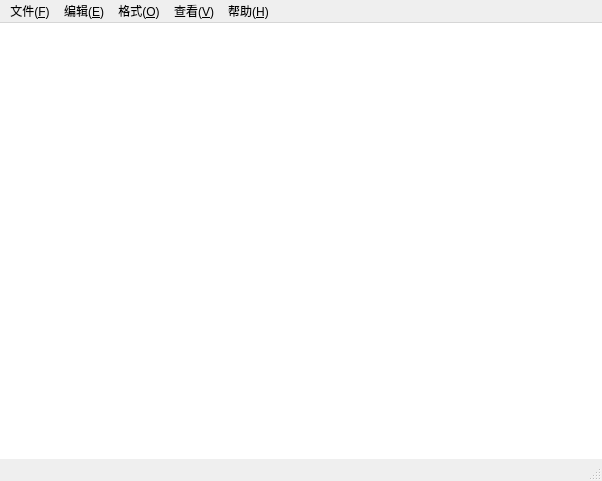
<?xml version="1.0" encoding="UTF-8"?>
<ui version="4.0">
 <class>MainWindow</class>
 <widget class="QMainWindow" name="MainWindow">
  <property name="geometry">
   <rect>
    <x>0</x>
    <y>0</y>
    <width>602</width>
    <height>481</height>
   </rect>
  </property>
  <property name="windowTitle">
   <string>记事本</string>
  </property>
  <widget class="QWidget" name="centralwidget">
   <layout class="QVBoxLayout" name="verticalLayout">
    <property name="spacing">
     <number>0</number>
    </property>
    <property name="leftMargin">
     <number>0</number>
    </property>
    <property name="topMargin">
     <number>0</number>
    </property>
    <property name="rightMargin">
     <number>0</number>
    </property>
    <property name="bottomMargin">
     <number>0</number>
    </property>
    <item>
     <widget class="QPlainTextEdit" name="plainTextEdit">
      <property name="styleSheet">
       <string notr="true">QPlainTextEdit
{
	border: none;
}</string>
      </property>
     </widget>
    </item>
   </layout>
  </widget>
  <widget class="QMenuBar" name="menubar">
   <property name="geometry">
    <rect>
     <x>0</x>
     <y>0</y>
     <width>602</width>
     <height>21</height>
    </rect>
   </property>
   <widget class="QMenu" name="menu_F">
    <property name="title">
     <string>文件(&amp;F)</string>
    </property>
    <addaction name="actionNew"/>
    <addaction name="actionNew_Window"/>
    <addaction name="actionOpen"/>
    <addaction name="actionSave"/>
    <addaction name="actionSave_As"/>
    <addaction name="separator"/>
    <addaction name="actionPrefrence"/>
    <addaction name="actionPrint"/>
    <addaction name="separator"/>
    <addaction name="actionExit"/>
   </widget>
   <widget class="QMenu" name="menu_E">
    <property name="title">
     <string>编辑(&amp;E)</string>
    </property>
    <addaction name="actionUndo_U"/>
    <addaction name="separator"/>
    <addaction name="actionCut_T"/>
    <addaction name="actionCopy_C"/>
    <addaction name="actionPaste_P"/>
    <addaction name="actionDelete_L"/>
    <addaction name="separator"/>
    <addaction name="actionSearch_By_Bing"/>
    <addaction name="actionFind_F"/>
    <addaction name="actionFind_Next_N"/>
    <addaction name="actionFind_Prev_V"/>
    <addaction name="actionReplace_R"/>
    <addaction name="actionGoto_G"/>
    <addaction name="separator"/>
    <addaction name="actionSelect_All_A"/>
    <addaction name="actionTime_Date_D"/>
   </widget>
   <widget class="QMenu" name="menu_O">
    <property name="title">
     <string>格式(&amp;O)</string>
    </property>
    <addaction name="actionWord_Wrap_W"/>
    <addaction name="actionFont_F"/>
   </widget>
   <widget class="QMenu" name="menu_V">
    <property name="title">
     <string>查看(&amp;V)</string>
    </property>
    <widget class="QMenu" name="menu_Z">
     <property name="title">
      <string>缩放(&amp;Z)</string>
     </property>
     <addaction name="actionZoom_In_I"/>
     <addaction name="actionZoom_Out_O"/>
     <addaction name="actionZoom_Default"/>
    </widget>
    <addaction name="menu_Z"/>
    <addaction name="actionStatus_Bar_S"/>
   </widget>
   <widget class="QMenu" name="menu_H">
    <property name="title">
     <string>帮助(&amp;H)</string>
    </property>
    <addaction name="actionHelp"/>
    <addaction name="actionFeedback_F"/>
    <addaction name="separator"/>
    <addaction name="actionAbout_A"/>
   </widget>
   <addaction name="menu_F"/>
   <addaction name="menu_E"/>
   <addaction name="menu_O"/>
   <addaction name="menu_V"/>
   <addaction name="menu_H"/>
  </widget>
  <widget class="QStatusBar" name="statusbar"/>
  <action name="actionNew">
   <property name="text">
    <string>新建(&amp;N)</string>
   </property>
   <property name="shortcut">
    <string>Ctrl+N</string>
   </property>
  </action>
  <action name="actionNew_Window">
   <property name="text">
    <string>新窗口(&amp;W)</string>
   </property>
   <property name="shortcut">
    <string>Ctrl+Shift+N</string>
   </property>
  </action>
  <action name="actionOpen">
   <property name="text">
    <string>打开(&amp;O)...</string>
   </property>
   <property name="shortcut">
    <string>Ctrl+O</string>
   </property>
  </action>
  <action name="actionSave">
   <property name="text">
    <string>保存(&amp;S)</string>
   </property>
   <property name="shortcut">
    <string>Ctrl+S</string>
   </property>
  </action>
  <action name="actionSave_As">
   <property name="text">
    <string>另存为(&amp;A)</string>
   </property>
   <property name="shortcut">
    <string>Ctrl+Shift+S</string>
   </property>
  </action>
  <action name="actionPrefrence">
   <property name="enabled">
    <bool>true</bool>
   </property>
   <property name="text">
    <string>页面设置(&amp;U)</string>
   </property>
  </action>
  <action name="actionPrint">
   <property name="enabled">
    <bool>true</bool>
   </property>
   <property name="text">
    <string>打印(&amp;P)</string>
   </property>
   <property name="shortcut">
    <string>Ctrl+P</string>
   </property>
  </action>
  <action name="actionExit">
   <property name="text">
    <string>退出(&amp;X)</string>
   </property>
  </action>
  <action name="actionUndo_U">
   <property name="text">
    <string>撤销(&amp;U)</string>
   </property>
   <property name="shortcut">
    <string>Ctrl+Z</string>
   </property>
  </action>
  <action name="actionCut_T">
   <property name="text">
    <string>剪切(&amp;T)</string>
   </property>
   <property name="shortcut">
    <string>Ctrl+X</string>
   </property>
  </action>
  <action name="actionCopy_C">
   <property name="text">
    <string>复制(&amp;C)</string>
   </property>
   <property name="shortcut">
    <string>Ctrl+C</string>
   </property>
  </action>
  <action name="actionPaste_P">
   <property name="text">
    <string>粘贴(&amp;P)</string>
   </property>
   <property name="shortcut">
    <string>Ctrl+V</string>
   </property>
  </action>
  <action name="actionDelete_L">
   <property name="text">
    <string>删除(&amp;L)</string>
   </property>
   <property name="shortcut">
    <string>Del</string>
   </property>
  </action>
  <action name="actionSearch_By_Bing">
   <property name="text">
    <string>使用 Bing 搜索...</string>
   </property>
   <property name="shortcut">
    <string>Ctrl+E</string>
   </property>
  </action>
  <action name="actionFind_F">
   <property name="enabled">
    <bool>true</bool>
   </property>
   <property name="text">
    <string>查找(&amp;F)</string>
   </property>
   <property name="shortcut">
    <string>Ctrl+F</string>
   </property>
  </action>
  <action name="actionFind_Next_N">
   <property name="enabled">
    <bool>false</bool>
   </property>
   <property name="text">
    <string>查找下一个(&amp;N)</string>
   </property>
   <property name="shortcut">
    <string>F3</string>
   </property>
  </action>
  <action name="actionFind_Prev_V">
   <property name="enabled">
    <bool>false</bool>
   </property>
   <property name="text">
    <string>查找上一个(&amp;V)</string>
   </property>
   <property name="shortcut">
    <string>Shift+F3</string>
   </property>
  </action>
  <action name="actionReplace_R">
   <property name="enabled">
    <bool>true</bool>
   </property>
   <property name="text">
    <string>替换(&amp;R)</string>
   </property>
   <property name="shortcut">
    <string>Ctrl+H</string>
   </property>
  </action>
  <action name="actionGoto_G">
   <property name="enabled">
    <bool>false</bool>
   </property>
   <property name="text">
    <string>转到(&amp;G)</string>
   </property>
   <property name="shortcut">
    <string>Ctrl+G</string>
   </property>
  </action>
  <action name="actionSelect_All_A">
   <property name="text">
    <string>全选(&amp;A)</string>
   </property>
   <property name="shortcut">
    <string>Ctrl+A</string>
   </property>
  </action>
  <action name="actionTime_Date_D">
   <property name="text">
    <string>时间/日期(&amp;D)</string>
   </property>
   <property name="shortcut">
    <string>F5</string>
   </property>
  </action>
  <action name="actionFont_F">
   <property name="text">
    <string>字体(&amp;F)</string>
   </property>
  </action>
  <action name="actionStatus_Bar_S">
   <property name="checkable">
    <bool>true</bool>
   </property>
   <property name="checked">
    <bool>true</bool>
   </property>
   <property name="text">
    <string>状态栏(&amp;S)</string>
   </property>
  </action>
  <action name="actionZoom_In_I">
   <property name="text">
    <string>放大(&amp;I)</string>
   </property>
   <property name="shortcut">
    <string>Ctrl+=</string>
   </property>
  </action>
  <action name="actionZoom_Out_O">
   <property name="text">
    <string>缩小(&amp;O)</string>
   </property>
   <property name="shortcut">
    <string>Ctrl+-</string>
   </property>
  </action>
  <action name="actionZoom_Default">
   <property name="text">
    <string>恢复默认缩放</string>
   </property>
   <property name="shortcut">
    <string>Ctrl+0</string>
   </property>
  </action>
  <action name="actionHelp">
   <property name="enabled">
    <bool>true</bool>
   </property>
   <property name="text">
    <string>查看帮助(&amp;H)</string>
   </property>
  </action>
  <action name="actionFeedback_F">
   <property name="enabled">
    <bool>true</bool>
   </property>
   <property name="text">
    <string>发送反馈(&amp;F)</string>
   </property>
  </action>
  <action name="actionAbout_A">
   <property name="text">
    <string>关于记事本(&amp;A)</string>
   </property>
  </action>
  <action name="actionWord_Wrap_W">
   <property name="checkable">
    <bool>true</bool>
   </property>
   <property name="checked">
    <bool>true</bool>
   </property>
   <property name="text">
    <string>自动换行(&amp;W)</string>
   </property>
  </action>
 </widget>
 <resources/>
 <connections/>
</ui>
